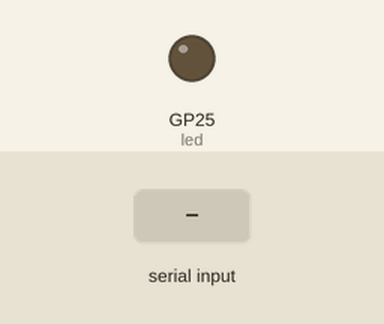
Recording of a program running on a simulated Raspberry Pi Pico running MicroPython. Shown: output pins drawn as LEDs (lit = HIGH). Inputs (shaded band) come from the test bench. Files the program writes start out absent; what the program prints to the serial console is not drawn.

Above: at 1.2 s.
1.3 s: "1" received over the second serial link
Timing chart, 0 to 4.3 s (numbered marks = the images above; inputs shaded):
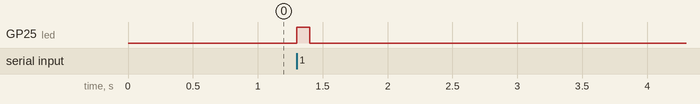

Measured:
- after the input at 1.3 s, GP25 (led): LOW → HIGH at once, → LOW 0.10 s later

The program:

Receptor_Rx.py
```python
import utime
import machine
import time
from machine import UART, Pin


# Configuración del UART
uart = UART(0, baudrate=16000,tx=Pin(0), rx=Pin(1))

led = machine.Pin("LED", machine.Pin.OUT)
# Función para recibir el archivo
def Recivir_TXT(Datos_Recibidos):
    with open(Datos_Recibidos, 'w') as archivo:
        while True:
            contenido = uart.read()
            if contenido:
                mensajeTX=contenido
                archivo.write(mensajeTX)
                led.on()
                utime.sleep(0.1)
                led.off()
                utime.sleep(2)
                print("Archivo TXT recibido.")
Recivir_TXT('Datos_Recibidos.txt')
```
